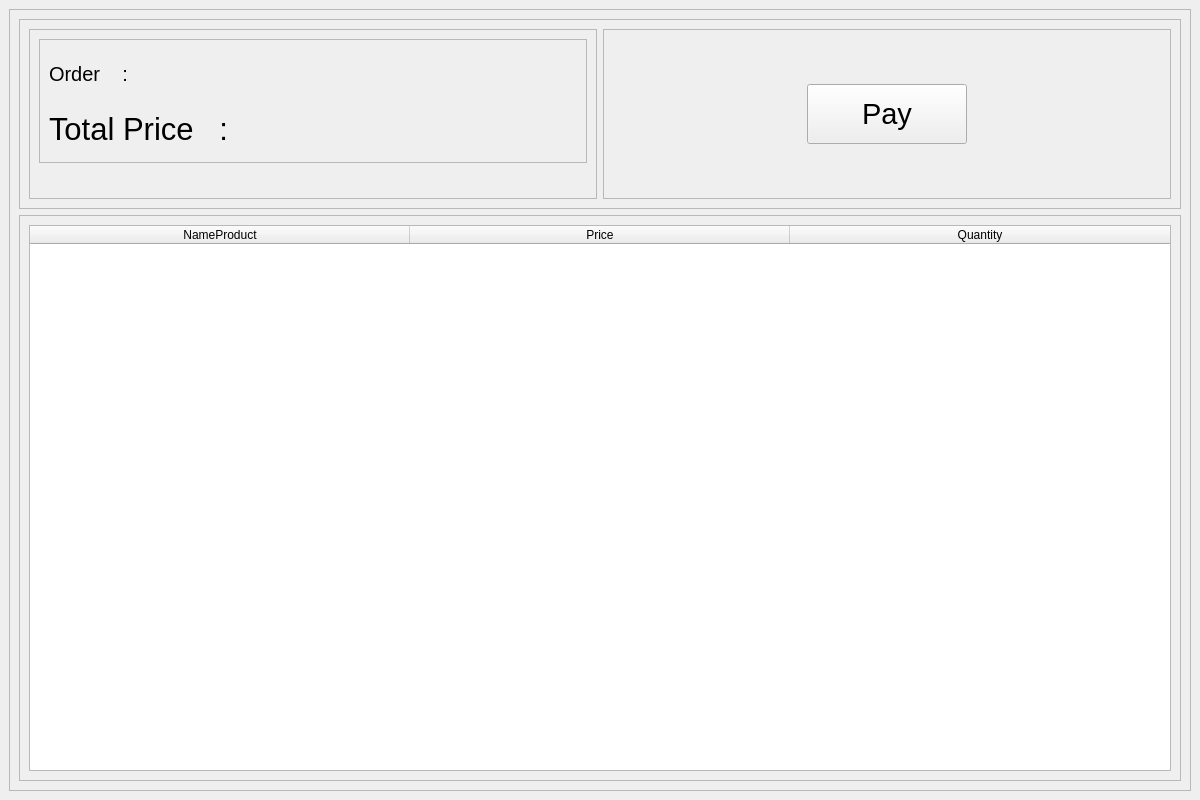
<?xml version="1.0" encoding="UTF-8"?>
<ui version="4.0">
 <class>Customer_show</class>
 <widget class="QMainWindow" name="Customer_show">
  <property name="geometry">
   <rect>
    <x>0</x>
    <y>0</y>
    <width>1200</width>
    <height>800</height>
   </rect>
  </property>
  <property name="minimumSize">
   <size>
    <width>1200</width>
    <height>800</height>
   </size>
  </property>
  <property name="maximumSize">
   <size>
    <width>1200</width>
    <height>800</height>
   </size>
  </property>
  <property name="windowTitle">
   <string>MainWindow</string>
  </property>
  <widget class="QWidget" name="centralwidget">
   <layout class="QHBoxLayout" name="horizontalLayout">
    <item>
     <widget class="QFrame" name="frame">
      <property name="frameShape">
       <enum>QFrame::StyledPanel</enum>
      </property>
      <property name="frameShadow">
       <enum>QFrame::Raised</enum>
      </property>
      <layout class="QVBoxLayout" name="verticalLayout_3">
       <item>
        <widget class="QFrame" name="frame_2">
         <property name="frameShape">
          <enum>QFrame::StyledPanel</enum>
         </property>
         <property name="frameShadow">
          <enum>QFrame::Raised</enum>
         </property>
         <layout class="QHBoxLayout" name="horizontalLayout_6">
          <item>
           <widget class="QFrame" name="frame_4">
            <property name="frameShape">
             <enum>QFrame::StyledPanel</enum>
            </property>
            <property name="frameShadow">
             <enum>QFrame::Raised</enum>
            </property>
            <layout class="QVBoxLayout" name="verticalLayout">
             <item>
              <widget class="QFrame" name="frame_7">
               <property name="frameShape">
                <enum>QFrame::StyledPanel</enum>
               </property>
               <property name="frameShadow">
                <enum>QFrame::Raised</enum>
               </property>
               <layout class="QVBoxLayout" name="verticalLayout_2">
                <item>
                 <widget class="QLabel" name="order_label">
                  <property name="maximumSize">
                   <size>
                    <width>500</width>
                    <height>16777215</height>
                   </size>
                  </property>
                  <property name="font">
                   <font>
                    <pointsize>15</pointsize>
                   </font>
                  </property>
                  <property name="text">
                   <string>Order    :</string>
                  </property>
                 </widget>
                </item>
                <item>
                 <widget class="QLabel" name="total_label">
                  <property name="font">
                   <font>
                    <pointsize>23</pointsize>
                   </font>
                  </property>
                  <property name="text">
                   <string>Total Price   :</string>
                  </property>
                 </widget>
                </item>
               </layout>
              </widget>
             </item>
             <item>
              <widget class="QLabel" name="result_label">
               <property name="maximumSize">
                <size>
                 <width>16777215</width>
                 <height>20</height>
                </size>
               </property>
               <property name="font">
                <font>
                 <pointsize>11</pointsize>
                </font>
               </property>
               <property name="text">
                <string/>
               </property>
              </widget>
             </item>
            </layout>
           </widget>
          </item>
          <item>
           <widget class="QFrame" name="frame_5">
            <property name="frameShape">
             <enum>QFrame::StyledPanel</enum>
            </property>
            <property name="frameShadow">
             <enum>QFrame::Raised</enum>
            </property>
            <layout class="QHBoxLayout" name="horizontalLayout_2">
             <item>
              <widget class="QPushButton" name="payButton">
               <property name="maximumSize">
                <size>
                 <width>160</width>
                 <height>60</height>
                </size>
               </property>
               <property name="font">
                <font>
                 <pointsize>22</pointsize>
                </font>
               </property>
               <property name="text">
                <string>Pay</string>
               </property>
              </widget>
             </item>
            </layout>
           </widget>
          </item>
         </layout>
        </widget>
       </item>
       <item>
        <widget class="QFrame" name="frame_3">
         <property name="maximumSize">
          <size>
           <width>16777215</width>
           <height>566</height>
          </size>
         </property>
         <property name="frameShape">
          <enum>QFrame::StyledPanel</enum>
         </property>
         <property name="frameShadow">
          <enum>QFrame::Raised</enum>
         </property>
         <layout class="QHBoxLayout" name="horizontalLayout_7">
          <item>
           <widget class="QTableWidget" name="tableWidget">
            <attribute name="horizontalHeaderDefaultSectionSize">
             <number>380</number>
            </attribute>
            <column>
             <property name="text">
              <string>NameProduct</string>
             </property>
            </column>
            <column>
             <property name="text">
              <string>Price</string>
             </property>
            </column>
            <column>
             <property name="text">
              <string>Quantity</string>
             </property>
            </column>
           </widget>
          </item>
         </layout>
        </widget>
       </item>
      </layout>
     </widget>
    </item>
   </layout>
  </widget>
 </widget>
 <resources/>
 <connections/>
</ui>
